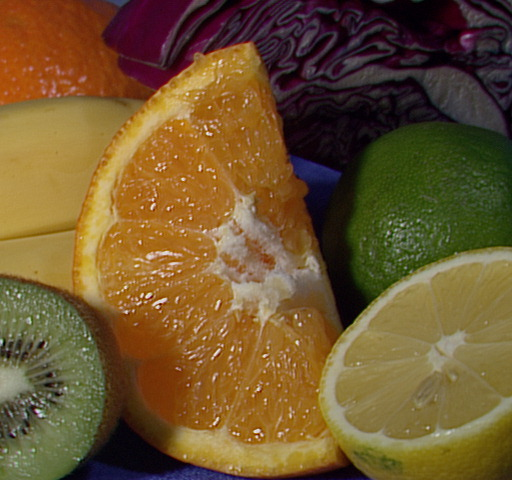
#> input picture test_images/fruits.jpg, 512 x 480 px, found by its file name; its folder holds 5 pictures in this run
$ python intelligent_scissors.py --image ../test_images/Blender_Suzanne1.jpg   (older library calls are emulated)
#> lines starting #> are read from the running program, lines starting #| are printed output that depends on the picture
from re import sub
import cv2
import numpy as np
from torch import seed
from heapq import heappush, heappop, heapify
import argparse
import time

parser = argparse.ArgumentParser()
parser.add_argument("--image", type=str, default=None) # TODO: Implement this
parser.add_argument("--edge-detector", type=str, choices=["sobel", "laplacian"], default="laplacian")
args = parser.parse_args()

cv2.samples.addSamplesDataSearchPath("../test_images")

img_org = cv2.imread(cv2.samples.findFile("./fruits.jpg"))
#> img_org is the input picture: shape (480, 512, 3); mean B, G, R 46.2, 85.6, 110.8

img_gray = cv2.cvtColor(img_org, cv2.COLOR_BGR2GRAY)
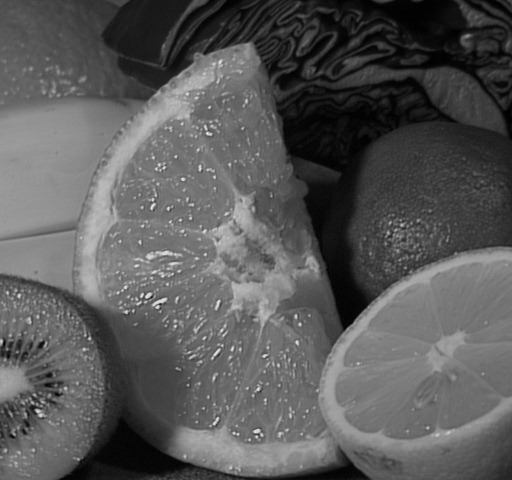
#> img_gray: shape (480, 512); min 0, max 238, mean 88.7

img_laplacian = cv2.Laplacian(img_gray, cv2.CV_8U)
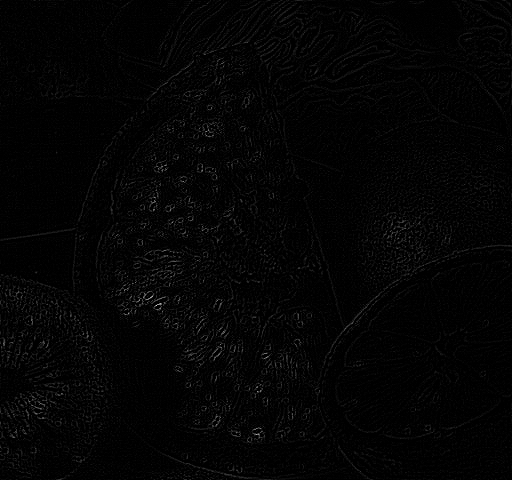
#> img_laplacian: shape (480, 512); min 0, max 224, mean 4
img_laplacian = cv2.equalizeHist(img_laplacian)
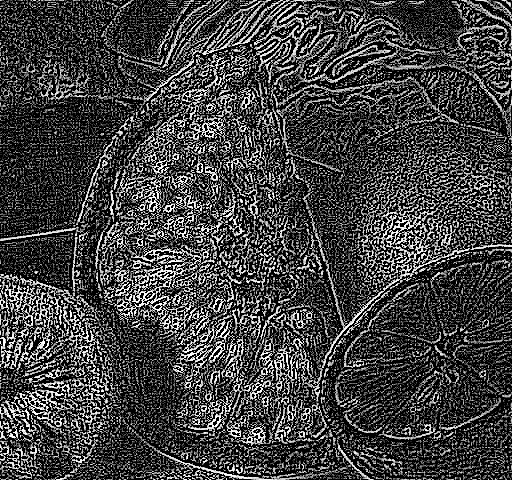
#> img_laplacian: shape (480, 512); min 0, max 255, mean 65.6
img_sobel = cv2.Sobel(img_gray, cv2.CV_8U, 1, 1)
img_sobel = cv2.equalizeHist(img_sobel)
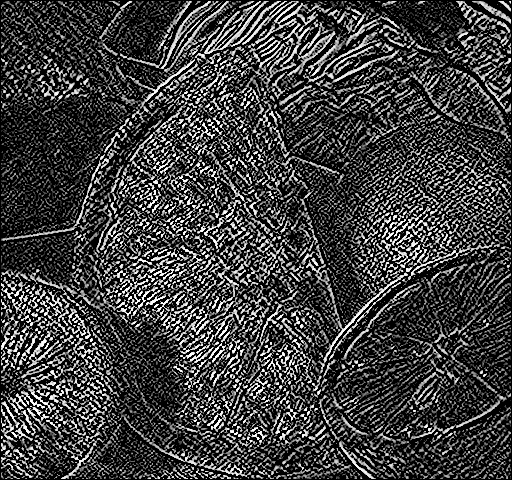
#> img_sobel: shape (480, 512); min 0, max 255, mean 63


graph = 255 - img_laplacian
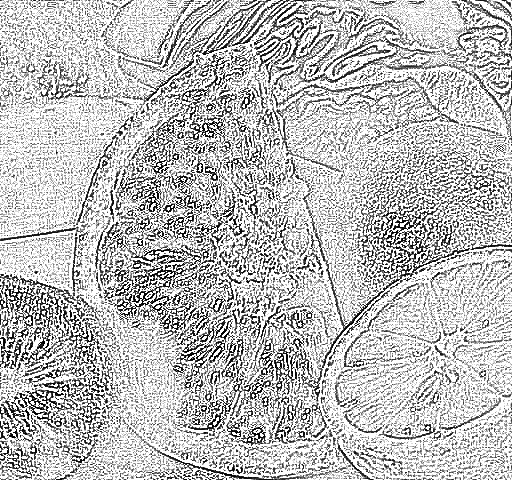
#> graph: shape (480, 512); min 0, max 255, mean 189.4

# mouse listener to find two point in the image
points = []
subpoints = []


# [60 lines left out: functions shortest_path_dijkstra, shortest_path_astar, not called in this run]


clicked = False
nodes_visited = set()
timings = []
# [11 lines left out: function mouse_event, not called in this run]

cv2.namedWindow("Intelligent Scissors", cv2.WINDOW_NORMAL)
cv2.setMouseCallback("Intelligent Scissors", mouse_event)
while True:
    img_out  = img_org.copy()
    # for x,y in nodes_visited:
    #     cv2.circle(img_out, (x,y), 1, (255,0,0), thickness=-1) # Explored nodes
    for x, y in subpoints:
        cv2.circle(img_out, (x,y), 1, (0,255,255), thickness=-1)
    for x, y in points:
        cv2.circle(img_out, (x,y), 5, (0,0,255), thickness=-1)
    cv2.imshow("Intelligent Scissors", img_out)
    key = cv2.waitKey(1) & 0xFF
#> (key q is pressed here)
    if key in [27, ord('q')]:
        break
#
print("Average time taken for processing 1 curve", np.mean(timings))
#> (the run stopped early here; a loop or call above may not have finished)
